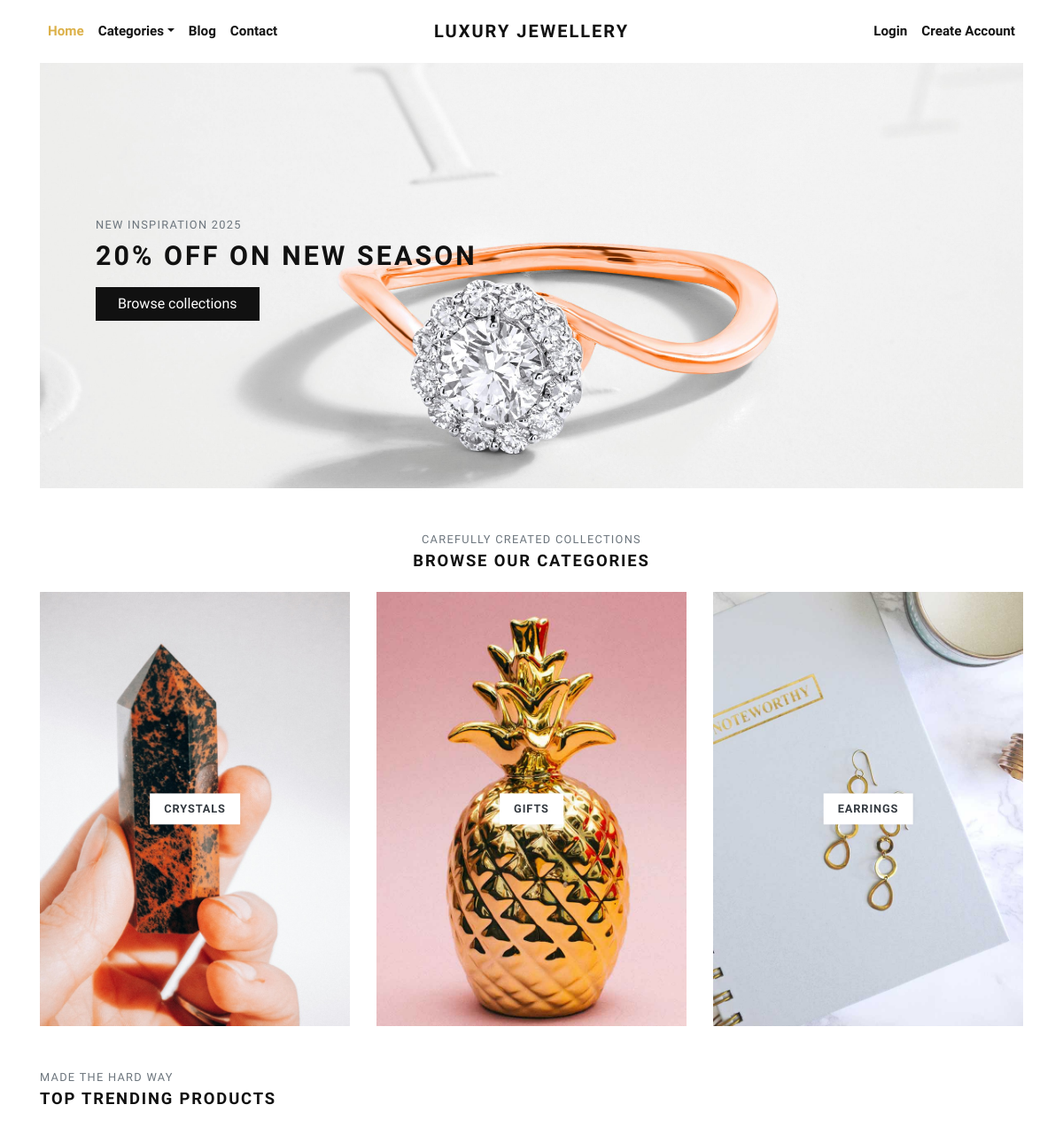
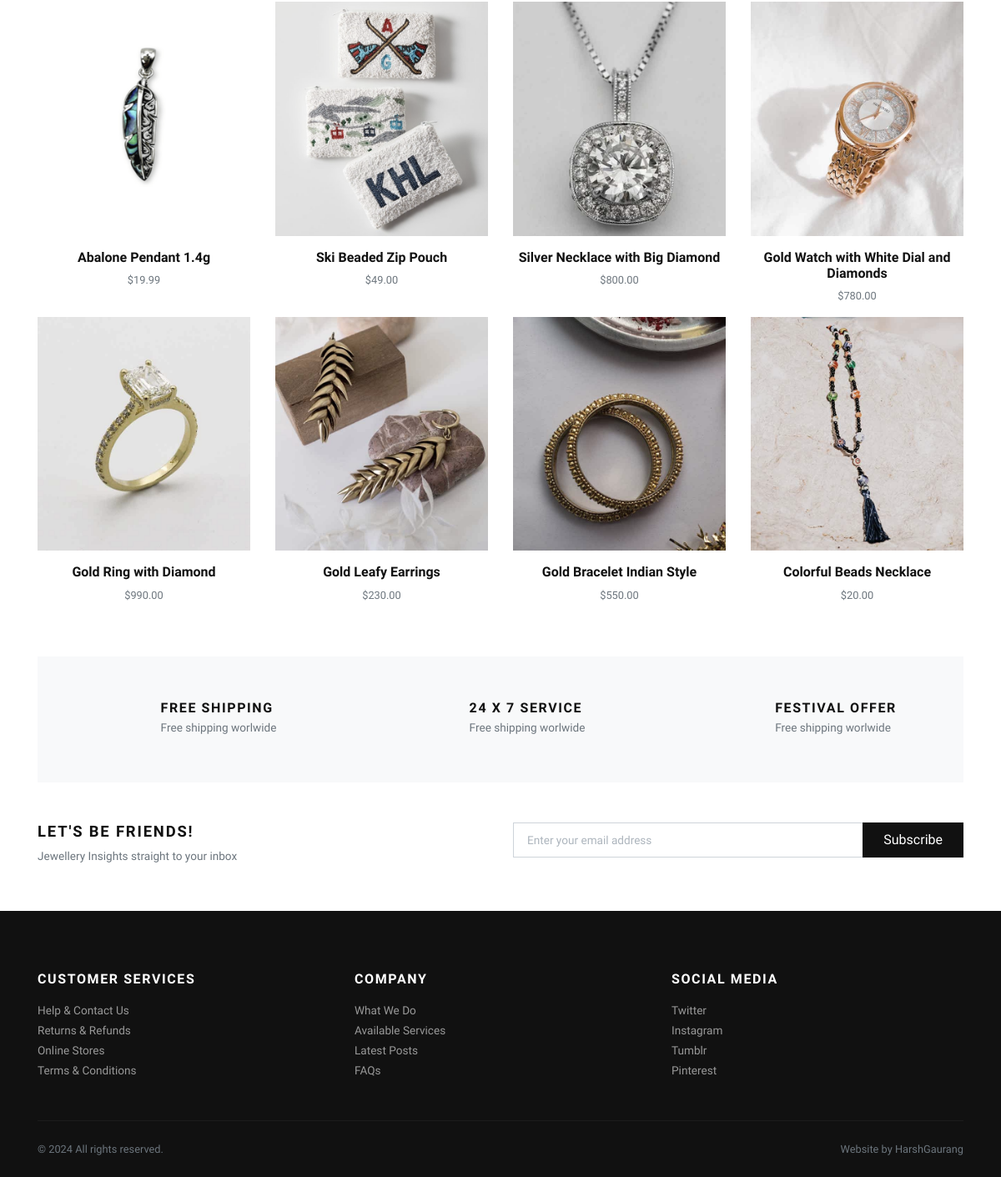
The page / on the database its author committed (2 pictures, top to bottom).
### store/models.py (models this page shows, shortened)
class Category(models.Model):
    title = models.CharField(max_length=50, verbose_name="Category Title")
    slug = models.SlugField(max_length=55, verbose_name="Category Slug")
    description = models.TextField(blank=True, verbose_name="Category Description")
    category_image = models.ImageField(upload_to='category', blank=True, null=True, verbose_name="Category Image")
    is_active = models.BooleanField(verbose_name="Is Active?")
    is_featured = models.BooleanField(verbose_name="Is Featured?")
    created_at = models.DateTimeField(auto_now_add=True, verbose_name="Created Date")
    updated_at = models.DateTimeField(auto_now=True, verbose_name="Updated Date")
    class Meta:
        verbose_name_plural = 'Categories'
        ordering = ('-created_at', )

class Product(models.Model):
    title = models.CharField(max_length=150, verbose_name="Product Title")
    slug = models.SlugField(max_length=160, verbose_name="Product Slug")
    sku = models.CharField(max_length=255, unique=True, verbose_name="Unique Product ID (SKU)")
    short_description = models.TextField(verbose_name="Short Description")
    detail_description = models.TextField(blank=True, null=True, verbose_name="Detail Description")
    product_image = models.ImageField(upload_to='product', blank=True, null=True, verbose_name="Product Image")
    price = models.DecimalField(max_digits=8, decimal_places=2)
    category = models.ForeignKey(Category, verbose_name="Product Categoy", on_delete=models.CASCADE)
    is_active = models.BooleanField(verbose_name="Is Active?")
    is_featured = models.BooleanField(verbose_name="Is Featured?")
    created_at = models.DateTimeField(auto_now_add=True, verbose_name="Created Date")
    updated_at = models.DateTimeField(auto_now=True, verbose_name="Updated Date")
    class Meta:
        verbose_name_plural = 'Products'
        ordering = ('-created_at', )

### store/views.py (the view)
# urls.py: path('', views.home, name="home"),
def home(request):
    categories = Category.objects.filter(is_active=True, is_featured=True)[:3]
    products = Product.objects.filter(is_active=True, is_featured=True)[:8]
    context = {
        'categories': categories,
        'products': products,
    }
    return render(request, 'store/index.html', context)

### templates/store/index.html (shortened to what this page needs)
{% extends 'base.html' %}
{% load static %}
      {% block content %}
      <div class="container">
        <section class="hero pb-3 bg-cover bg-center d-flex align-items-center" style="background: url({% static 'img/hero-jewelrey-banner.jpg' %})">
          <div class="container py-5">
            <div class="row px-4 px-lg-5">
              <div class="col-lg-6">
                <p class="text-muted small text-uppercase mb-2">New Inspiration 2025</p>
                <h1 class="h2 text-uppercase mb-3">20% off on new season</h1><a class="btn btn-dark" href="{% url 'store:all-categories' %}">Browse collections</a>
              </div>
            </div>
          </div>
        </section>
        <section class="pt-5">
          <header class="text-center">
            <p class="small text-muted small text-uppercase mb-1">Carefully created collections</p>
            <h2 class="h5 text-uppercase mb-4">Browse our categories</h2>
          </header>
          <div class="row">
          {% if categories %}
            {% for category in categories %}
              <div class="col-md-4 mb-4 mb-md-0">
                <a class="category-item" href="{% url 'store:category-products' category.slug %}">
                  <strong class="category-item-title">{{ category.title }}</strong>
                </a>
              </div>
            {% endfor %}
          {% endif %}
          </div>
        </section>
        <section class="py-5">
          <header>
            <p class="small text-muted small text-uppercase mb-1">Made the hard way</p>
            <h2 class="h5 text-uppercase mb-4">Top trending products</h2>
          </header>
          <div class="row">
            {% if products %}
              {% for product in products %}
                <div class="col-xl-3 col-lg-4 col-sm-6">
                  <div class="product text-center">
                    <div class="position-relative mb-3">
                      <a class="d-block" href="{% url 'store:product-detail' product.slug %}">
                        {% if product.product_image %}
                          <img class="img-fluid w-100" src="{{ product.product_image.url }}" alt="{{product.title}}">
                        {% else %}
                          <img class="img-fluid w-100" src="{% static 'img/product-1.jpg' %}" alt="{{product.title}}">
                        {% endif %}
                      </a>
                    </div>
                    <h6> <a class="reset-anchor" href="detail.html">{{ product.title }}</a></h6>
                    <p class="small text-muted">${{product.price}}</p>
                  </div>
                </div>
              {% endfor %}
            {% endif %}
          </div>
        </section>
        <section class="py-5 bg-light">
          <div class="container">
            <div class="row text-center">
              <div class="col-lg-4 mb-3 mb-lg-0">
                <div class="d-inline-block">
                  <div class="media align-items-end">
                    <svg class="svg-icon svg-icon-big svg-icon-light">
                      <use xlink:href="#delivery-time-1"> </use>
                    </svg>
                    <div class="media-body text-left ml-3">
                      <h6 class="text-uppercase mb-1">Free shipping</h6>
                      <p class="text-small mb-0 text-muted">Free shipping worlwide</p>
                    </div>
                  </div>
                </div>
              </div>
              <div class="col-lg-4 mb-3 mb-lg-0">
                <div class="d-inline-block">
                  <div class="media align-items-end">
                    <svg class="svg-icon svg-icon-big svg-icon-light">
                      <use xlink:href="#helpline-24h-1"> </use>
                    </svg>
                    <div class="media-body text-left ml-3">
                      <h6 class="text-uppercase mb-1">24 x 7 service</h6>
                      <p class="text-small mb-0 text-muted">Free shipping worlwide</p>
                    </div>
                  </div>
                </div>
              </div>
              <div class="col-lg-4">
                <div class="d-inline-block">
                  <div class="media align-items-end">
                    <svg class="svg-icon svg-icon-big svg-icon-light">
                      <use xlink:href="#label-tag-1"> </use>
                    </svg>
                    <div class="media-body text-left ml-3">
                      <h6 class="text-uppercase mb-1">Festival offer</h6>
                      <p class="text-small mb-0 text-muted">Free shipping worlwide</p>
                    </div>
                  </div>
                </div>
              </div>
            </div>
          </div>
        </section>
        <section class="py-5">
          <div class="container p-0">
            <div class="row">
              <div class="col-lg-6 mb-3 mb-lg-0">
                <h5 class="text-uppercase">Let's be friends!</h5>
                <p class="text-small text-muted mb-0">Jewellery Insights straight to your inbox</p>
              </div>
              <div class="col-lg-6">
                <form action="#">
                  <div class="input-group flex-column flex-sm-row mb-3">
                    <input class="form-control form-control-lg py-3" type="email" placeholder="Enter your email address" aria-describedby="button-addon2">
                    <div class="input-group-append">
                      <button class="btn btn-dark btn-block" id="button-addon2" type="submit">Subscribe</button>
                    </div>
                  </div>
                </form>
              </div>
            </div>
          </div>
        </section>
      </div>
      {% endblock content %}

### templates/base.html (shortened to what this page needs)
{% load static %}
<!DOCTYPE html>
<html>
  <head>
    <link rel="stylesheet" href="{% static 'vendor/bootstrap/css/bootstrap.min.css' %}">
    <link rel="stylesheet" href="{% static 'vendor/lightbox2/css/lightbox.min.css' %}">
    <link rel="stylesheet" href="{% static 'vendor/nouislider/nouislider.min.css' %}">
    <link rel="stylesheet" href="{% static 'vendor/bootstrap-select/css/bootstrap-select.min.css' %}">
    <link rel="stylesheet" href="{% static 'vendor/owl.carousel2/assets/owl.carousel.min.css' %}">
    <link rel="stylesheet" href="{% static 'vendor/owl.carousel2/assets/owl.theme.default.css' %}">
    <link rel="stylesheet" href="{% static 'css/style.default.css' %}" id="theme-stylesheet">
    <link rel="stylesheet" href="{% static 'css/custom.css' %}">
  </head>
  <body>
    <div class="page-holder">
      {% include 'navbar.html' %}
      {% block content %}
      {% endblock content %}
      {% include 'footer.html' %}
      {% include 'scripts.html' %}

### templates/navbar.html (shortened to what this page needs)
{% load static %}
      <header class="header bg-white">
        <div class="container px-0 px-lg-3">
          <nav class="navbar navbar-expand-lg navbar-light py-3 px-lg-0"><a class="navbar-brand" href="{% url 'store:home' %}"><span class="font-weight-bold text-uppercase text-dark">Luxury  Jewellery</span></a>
            <div class="collapse navbar-collapse" id="navbarSupportedContent">
              <ul class="navbar-nav mr-auto">
                <li class="nav-item">
                  <a class="nav-link active" href="{% url 'store:home' %}">Home</a>
                </li>
                <li class="nav-item dropdown"><a class="nav-link dropdown-toggle" id="pagesDropdown" href="#" data-toggle="dropdown" aria-haspopup="true" aria-expanded="false">Categories</a>
                </li>
                <li class="nav-item">
                  <a class="nav-link" href="https://www.katerinaperez.com/" target="_blank">Blog</a>
                </li>
                <li class="nav-item">
                  <a class="nav-link" href="mailto:xoxoxokpbop@gmail.com">Contact</a>
                </li>
              </ul>
              <ul class="navbar-nav ml-auto">
                {% if request.user.is_authenticated %}
                  <li class="nav-item"><a class="nav-link" href="{% url 'store:cart' %}"> <i class="fas fa-dolly-flatbed mr-1 text-gray"></i>Cart<small class="text-gray">({{cart_items.count}})</small></a></li>
                  <li class="nav-item"><a class="nav-link" href="#"> <i class="far fa-heart mr-1"></i><small class="text-gray"> (0)</small></a></li>
                  {% comment %} <li class="nav-item"><a class="nav-link" href="#"> <i class="fas fa-user-alt mr-1 text-gray"></i>My Account</a></li> {% endcomment %}
                  <li class="nav-item dropdown"><a class="nav-link dropdown-toggle" id="pagesDropdown" href="#" data-toggle="dropdown" aria-haspopup="true" aria-expanded="false"><i class="fas fa-user-alt mr-1 text-gray"></i>My Account</a></a>
                  <div class="dropdown-menu mt-3" aria-labelledby="pagesDropdown">
                      <a class="dropdown-item border-0 transition-link" href="{% url 'store:profile' %}">Profile</a>
                      <a class="dropdown-item border-0 transition-link" href="{% url 'store:cart' %}">Cart</a>
                      <a class="dropdown-item border-0 transition-link" href="{% url 'store:orders' %}">Orders</a>
                      <a class="dropdown-item border-0 transition-link" href="{% url 'store:password-change' %}">Change Password</a>
                    <hr>
                    <a class="dropdown-item border-0 transition-link" href="{% url 'store:logout' %}">Log Out</a>
                </li>
                {% else %}
                  <li class="nav-item"><a class="nav-link" href="{% url 'store:login' %}">Login</a></li>
                  <li class="nav-item"><a class="nav-link" href="{% url 'store:register' %}">Create Account</a></li>
                {% endif %}
              </ul>
            </div>
          </nav>
        </div>
      </header>

### templates/footer.html
<footer class="bg-dark text-white">
        <div class="container py-4">
          <div class="row py-5">
            <div class="col-md-4 mb-3 mb-md-0">
              <h6 class="text-uppercase mb-3">Customer services</h6>
              <ul class="list-unstyled mb-0">
                <li><a class="footer-link" href="#">Help &amp; Contact Us</a></li>
                <li><a class="footer-link" href="#">Returns &amp; Refunds</a></li>
                <li><a class="footer-link" href="#">Online Stores</a></li>
                <li><a class="footer-link" href="#">Terms &amp; Conditions</a></li>
              </ul>
            </div>
            <div class="col-md-4 mb-3 mb-md-0">
              <h6 class="text-uppercase mb-3">Company</h6>
              <ul class="list-unstyled mb-0">
                <li><a class="footer-link" href="#">What We Do</a></li>
                <li><a class="footer-link" href="#">Available Services</a></li>
                <li><a class="footer-link" href="#">Latest Posts</a></li>
                <li><a class="footer-link" href="#">FAQs</a></li>
              </ul>
            </div>
            <div class="col-md-4">
              <h6 class="text-uppercase mb-3">Social media</h6>
              <ul class="list-unstyled mb-0">
                <li><a class="footer-link" href="#">Twitter</a></li>
                <li><a class="footer-link" href="#">Instagram</a></li>
                <li><a class="footer-link" href="#">Tumblr</a></li>
                <li><a class="footer-link" href="#">Pinterest</a></li>
              </ul>
            </div>
          </div>
          <div class="border-top pt-4" style="border-color: #1d1d1d !important">
            <div class="row">
              <div class="col-lg-6">
                <p class="small text-muted mb-0">&copy; 2024 All rights reserved.</p>
              </div>
              <div class="col-lg-6 text-lg-right">
                <p class="small text-muted mb-0">Website by HarshGaurang</a></p>
              </div>
            </div>
          </div>
        </div>
      </footer>

### templates/scripts.html (shortened to what this page needs)
{% load static %}
      <link rel="stylesheet" href="https://use.fontawesome.com/releases/v5.7.1/css/all.css">
    </div>
  </body>
</html>

### rows shown on the page
Category: title "CRYSTALS"
Category: title "GIFTS"
Category: title "EARRINGS"
Product: product_image (picture), title "Abalone Pendant 1.4g", price "19.99"
Product: product_image (picture), title "Ski Beaded Zip Pouch", price "49.00"
Product: product_image (picture), title "Silver Necklace with Big Diamond", price "800.00"
Product: product_image (picture), title "Gold Watch with White Dial and Diamonds", price "780.00"
Product: product_image (picture), title "Gold Ring with Diamond", price "990.00"
Product: product_image (picture), title "Gold Leafy Earrings", price "230.00"
Product: product_image (picture), title "Gold Bracelet Indian Style", price "550.00"
Product: product_image (picture), title "Colorful Beads Necklace", price "20.00"
